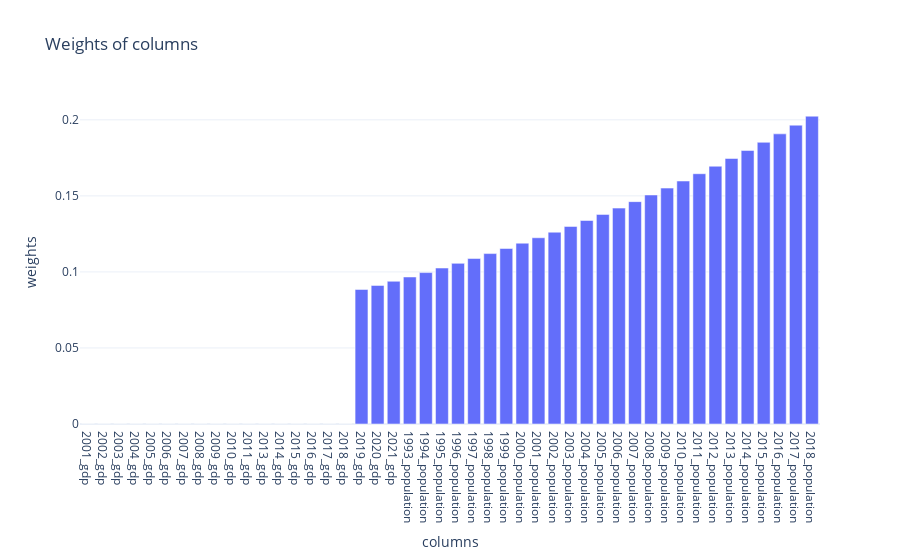

The cell this chart's notebook holds for it:
### Markdown cell above
#### Use case: similarity of outcome and other features with a lag

### Code cell
f  = FipsQuery(20003, outcome_var = "gdp",
               feature_groups_with_weights= {"gdp":0, "population":4},
               # weights= {"population":4}, 
               lag = 3, top =10, time_decay = 1.03)
f.find_euclidean_kins()
display(f.plot_weights())

### Figure 1 — Plotly figure (JSON) as saved in the notebook; plotly's stock layout.template omitted (floating-point values rounded to 4 significant figures)
{"data": [{"type": "bar", "x": ["2001_gdp", "2002_gdp", "2003_gdp", "2004_gdp", "2005_gdp", "2006_gdp", "2007_gdp", "2008_gdp", "2009_gdp", "2010_gdp", "2011_gdp", "2013_gdp", "2014_gdp", "2015_gdp", "2016_gdp", "2017_gdp", "2018_gdp", "2019_gdp", "2020_gdp", "2021_gdp", "1993_population", "1994_population", "1995_population", "1996_population", "1997_population", "1998_population", "1999_population", "2000_population", "2001_population", "2002_population", "2003_population", "2004_population", "2005_population", "2006_population", "2007_population", "2008_population", "2009_population", "2010_population", "2011_population", "2012_population", "2013_population", "2014_population", "2015_population", "2016_population", "2017_population", "2018_population", "2019_population", "2020_population", "2021_population"], "y": [0, 0, 0, 0, 0, 0, 0, 0, 0, 0, 0, 0, 0, 0, 0, 0, 0, 0.08846, 0.09111, 0.09385, 0.09666, 0.09956, 0.1025, 0.1056, 0.1088, 0.1121, 0.1154, 0.1189, 0.1224, 0.1261, 0.1299, 0.1338, 0.1378, 0.142, 0.1462, 0.1506, 0.1551, 0.1598, 0.1646, 0.1695, 0.1746, 0.1798, 0.1852, 0.1908, 0.1965, 0.2024]}], "layout": {"title": {"text": "Weights of columns"}, "xaxis": {"title": {"text": "columns"}}, "yaxis": {"title": {"text": "weights"}}}}
